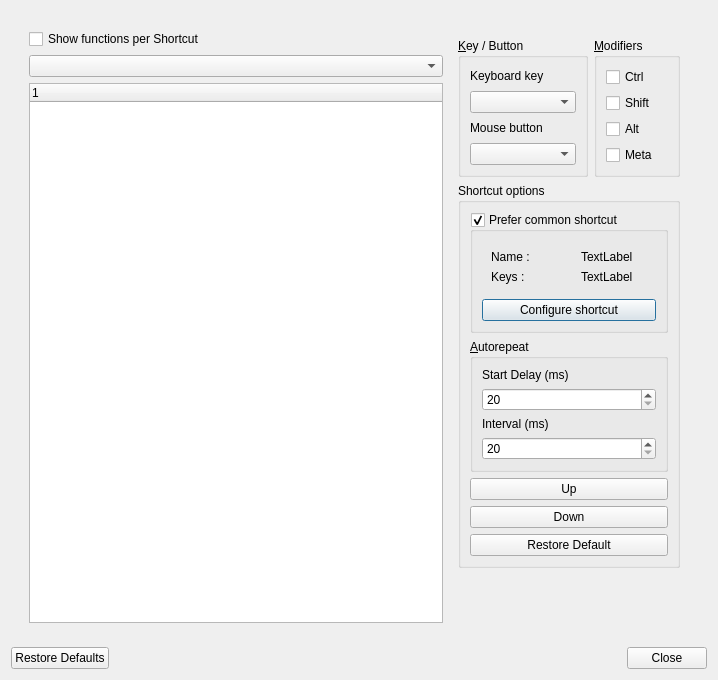
<?xml version="1.0" encoding="UTF-8"?>
<ui version="4.0">
 <class>TShortcutEditorDialog</class>
 <widget class="QDialog" name="TShortcutEditorDialog">
  <property name="geometry">
   <rect>
    <x>0</x>
    <y>0</y>
    <width>718</width>
    <height>680</height>
   </rect>
  </property>
  <property name="windowTitle">
   <string>Shortcut Configuration</string>
  </property>
  <layout class="QVBoxLayout" name="verticalLayout">
   <item>
    <widget class="QFrame" name="frame_1">
     <layout class="QHBoxLayout" name="horizontalLayout_2">
      <item>
       <widget class="QFrame" name="frame_2">
        <layout class="QHBoxLayout" name="horizontalLayout_4">
         <item>
          <layout class="QVBoxLayout" name="verticalLayout_2">
           <item>
            <widget class="QCheckBox" name="showfunctionsCheckBox">
             <property name="text">
              <string>Show functions per Shortcut</string>
             </property>
            </widget>
           </item>
           <item>
            <widget class="QComboBox" name="objectsComboBox"/>
           </item>
           <item>
            <widget class="QTreeWidget" name="shortcutsTreeWidget">
             <column>
              <property name="text">
               <string notr="true">1</string>
              </property>
             </column>
            </widget>
           </item>
          </layout>
         </item>
         <item>
          <widget class="QFrame" name="frame_3">
           <property name="minimumSize">
            <size>
             <width>220</width>
             <height>0</height>
            </size>
           </property>
           <layout class="QVBoxLayout" name="verticalLayout_10">
            <item>
             <layout class="QHBoxLayout" name="horizontalLayout">
              <item>
               <widget class="QGroupBox" name="shortCutGroupBox">
                <property name="minimumSize">
                 <size>
                  <width>130</width>
                  <height>0</height>
                 </size>
                </property>
                <property name="maximumSize">
                 <size>
                  <width>103</width>
                  <height>16777215</height>
                 </size>
                </property>
                <property name="title">
                 <string>&amp;Key / Button</string>
                </property>
                <layout class="QVBoxLayout" name="verticalLayout_7">
                 <item>
                  <widget class="QLabel" name="label_3">
                   <property name="text">
                    <string>Keyboard key</string>
                   </property>
                  </widget>
                 </item>
                 <item>
                  <widget class="QComboBox" name="keyComboBox1"/>
                 </item>
                 <item>
                  <widget class="QLabel" name="label_4">
                   <property name="text">
                    <string>Mouse button</string>
                   </property>
                  </widget>
                 </item>
                 <item>
                  <widget class="QComboBox" name="keyComboBox2"/>
                 </item>
                </layout>
               </widget>
              </item>
              <item>
               <widget class="QGroupBox" name="modifiersGroupBox">
                <property name="title">
                 <string>&amp;Modifiers</string>
                </property>
                <layout class="QVBoxLayout" name="verticalLayout_6">
                 <item>
                  <widget class="QCheckBox" name="ctrlCheckBox">
                   <property name="text">
                    <string>Ctrl</string>
                   </property>
                  </widget>
                 </item>
                 <item>
                  <widget class="QCheckBox" name="shiftCheckBox">
                   <property name="text">
                    <string>Shift</string>
                   </property>
                  </widget>
                 </item>
                 <item>
                  <widget class="QCheckBox" name="altCheckBox">
                   <property name="text">
                    <string>Alt</string>
                   </property>
                  </widget>
                 </item>
                 <item>
                  <widget class="QCheckBox" name="metaCheckBox">
                   <property name="text">
                    <string>Meta</string>
                   </property>
                  </widget>
                 </item>
                </layout>
               </widget>
              </item>
             </layout>
            </item>
            <item>
             <widget class="QGroupBox" name="shortCutOptionsGroupBox">
              <property name="title">
               <string>Shortcut options</string>
              </property>
              <layout class="QVBoxLayout" name="verticalLayout_9">
               <item>
                <widget class="QGroupBox" name="baseFunctionGroupBox">
                 <property name="title">
                  <string>Prefer common shortcut</string>
                 </property>
                 <property name="checkable">
                  <bool>true</bool>
                 </property>
                 <property name="checked">
                  <bool>true</bool>
                 </property>
                 <layout class="QVBoxLayout" name="verticalLayout_4">
                  <item>
                   <layout class="QHBoxLayout" name="horizontalLayout_3">
                    <item>
                     <widget class="QFrame" name="frame_4">
                      <property name="frameShape">
                       <enum>QFrame::NoFrame</enum>
                      </property>
                      <property name="frameShadow">
                       <enum>QFrame::Raised</enum>
                      </property>
                      <property name="lineWidth">
                       <number>0</number>
                      </property>
                      <layout class="QVBoxLayout" name="verticalLayout_3">
                       <item>
                        <widget class="QLabel" name="label_6">
                         <property name="text">
                          <string>Name :</string>
                         </property>
                        </widget>
                       </item>
                       <item>
                        <widget class="QLabel" name="label_8">
                         <property name="text">
                          <string>Keys :</string>
                         </property>
                        </widget>
                       </item>
                      </layout>
                     </widget>
                    </item>
                    <item>
                     <widget class="QFrame" name="frame_5">
                      <property name="frameShape">
                       <enum>QFrame::NoFrame</enum>
                      </property>
                      <property name="frameShadow">
                       <enum>QFrame::Raised</enum>
                      </property>
                      <property name="lineWidth">
                       <number>0</number>
                      </property>
                      <layout class="QVBoxLayout" name="verticalLayout_11">
                       <item>
                        <widget class="QLabel" name="baseFunctionShortCutLable">
                         <property name="text">
                          <string>TextLabel</string>
                         </property>
                        </widget>
                       </item>
                       <item>
                        <widget class="QLabel" name="baseFunctionShortCutKey">
                         <property name="text">
                          <string>TextLabel</string>
                         </property>
                        </widget>
                       </item>
                      </layout>
                     </widget>
                    </item>
                   </layout>
                  </item>
                  <item>
                   <widget class="QPushButton" name="configureInheritedShortcutPushButton">
                    <property name="text">
                     <string>Configure shortcut</string>
                    </property>
                   </widget>
                  </item>
                 </layout>
                </widget>
               </item>
               <item>
                <widget class="QGroupBox" name="autorepeatGroupBox">
                 <property name="title">
                  <string>&amp;Autorepeat</string>
                 </property>
                 <layout class="QVBoxLayout" name="verticalLayout_5">
                  <item>
                   <widget class="QLabel" name="label">
                    <property name="text">
                     <string>Start Delay (ms)</string>
                    </property>
                   </widget>
                  </item>
                  <item>
                   <widget class="QSpinBox" name="startDelaySpinBox">
                    <property name="minimum">
                     <number>20</number>
                    </property>
                    <property name="maximum">
                     <number>500</number>
                    </property>
                   </widget>
                  </item>
                  <item>
                   <widget class="QLabel" name="label_2">
                    <property name="text">
                     <string>Interval (ms)</string>
                    </property>
                   </widget>
                  </item>
                  <item>
                   <widget class="QSpinBox" name="repeatIntervalSpinBox">
                    <property name="minimum">
                     <number>20</number>
                    </property>
                    <property name="maximum">
                     <number>500</number>
                    </property>
                   </widget>
                  </item>
                 </layout>
                </widget>
               </item>
               <item>
                <widget class="QPushButton" name="upPushButton">
                 <property name="text">
                  <string>Up</string>
                 </property>
                </widget>
               </item>
               <item>
                <widget class="QPushButton" name="downPushButton">
                 <property name="text">
                  <string>Down</string>
                 </property>
                </widget>
               </item>
               <item>
                <widget class="QPushButton" name="restoreDefaultPushButton">
                 <property name="text">
                  <string>Restore Default</string>
                 </property>
                </widget>
               </item>
              </layout>
             </widget>
            </item>
            <item>
             <spacer name="verticalSpacer">
              <property name="orientation">
               <enum>Qt::Vertical</enum>
              </property>
              <property name="sizeHint" stdset="0">
               <size>
                <width>20</width>
                <height>40</height>
               </size>
              </property>
             </spacer>
            </item>
           </layout>
          </widget>
         </item>
        </layout>
       </widget>
      </item>
     </layout>
    </widget>
   </item>
   <item>
    <widget class="QDialogButtonBox" name="buttonBox">
     <property name="orientation">
      <enum>Qt::Horizontal</enum>
     </property>
     <property name="standardButtons">
      <set>QDialogButtonBox::Close|QDialogButtonBox::RestoreDefaults</set>
     </property>
     <property name="centerButtons">
      <bool>false</bool>
     </property>
    </widget>
   </item>
  </layout>
 </widget>
 <resources/>
 <connections>
  <connection>
   <sender>buttonBox</sender>
   <signal>accepted()</signal>
   <receiver>TShortcutEditorDialog</receiver>
   <slot>accept()</slot>
   <hints>
    <hint type="sourcelabel">
     <x>248</x>
     <y>254</y>
    </hint>
    <hint type="destinationlabel">
     <x>157</x>
     <y>274</y>
    </hint>
   </hints>
  </connection>
  <connection>
   <sender>buttonBox</sender>
   <signal>rejected()</signal>
   <receiver>TShortcutEditorDialog</receiver>
   <slot>reject()</slot>
   <hints>
    <hint type="sourcelabel">
     <x>316</x>
     <y>260</y>
    </hint>
    <hint type="destinationlabel">
     <x>286</x>
     <y>274</y>
    </hint>
   </hints>
  </connection>
 </connections>
</ui>
